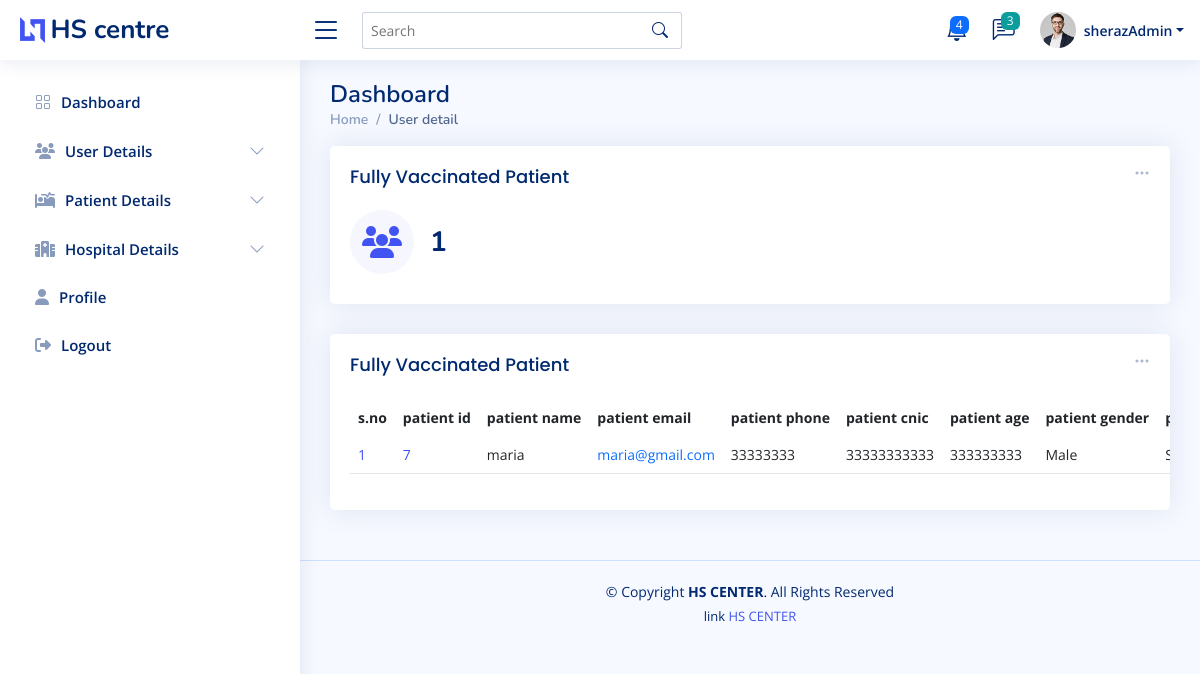
/admin_vaccinated_pat.php (signed in), run on an earlier commit of the app's database.
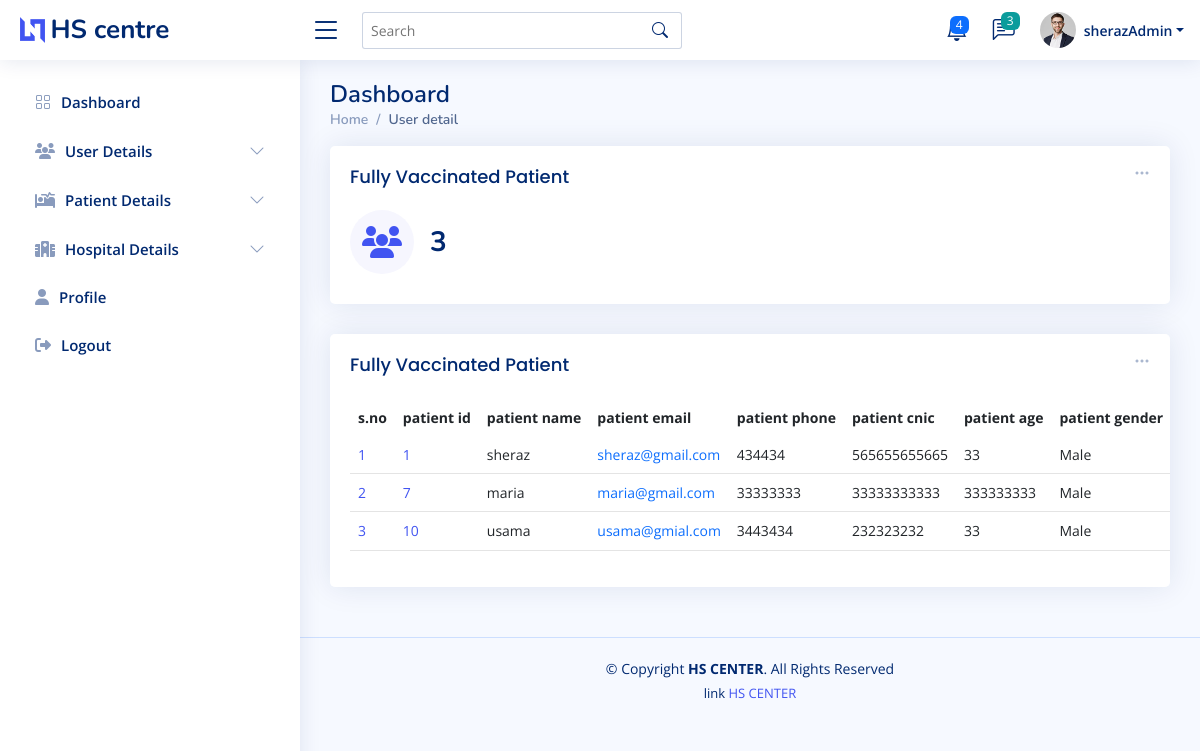
And on a later commit of the database.
### tables this page shows
CREATE TABLE `accept_patient` (
  `pateint_id` int(11) NOT NULL,
  `reg_pateint_id` int(11) NOT NULL,
  `patient_name` varchar(200) NOT NULL,
  `patient_email` varchar(200) NOT NULL,
  `patient_phone` varchar(255) NOT NULL,
  `patient_cnic` varchar(255) NOT NULL,
  `patient_age` varchar(222) NOT NULL,
  `patient_select_hos` varchar(222) NOT NULL,
  `patient_gender` varchar(222) NOT NULL,
  `patient_vacc` varchar(222) NOT NULL,
  `patient_app_day` varchar(222) NOT NULL,
  `pateint_dos_1` varchar(222) NOT NULL,
  `pateint_dos_2` varchar(222) NOT NULL,
  `pateint_dos_1_date` varchar(111) NOT NULL,
  `pateint_dos_2_date` varchar(111) NOT NULL
);

### admin_vaccinated_pat.php (the view, shortened to what this page needs)
<?php
require 'conn.php';
$fetch_vacc_PatientQ = "SELECT * FROM `accept_patient` WHERE `pateint_dos_1`='vaccinated' AND `pateint_dos_2`='vaccinated'";
$fetch_vacc_Patient = mysqli_query($conn,$fetch_vacc_PatientQ);
$total_vacc_Patient = mysqli_num_rows($fetch_vacc_Patient);
?>
<!DOCTYPE html>
<html lang="en">
<head>
  <?php require './component/_admin_link.php'?>
</head>
<body>
<?php require './component/_admin_nav.php';?>
  <main id="main" class="main " >
    <div class="pagetitle ">
      <h1>Dashboard</h1>
      <nav>
        <ol class="breadcrumb">
          <li class="breadcrumb-item"><a href="admin-index.php">Home</a></li>
          <li class="breadcrumb-item active">User detail</li>
        </ol>
      </nav>
    </div>
    <section class="section dashboard ">
      <div class="row ">
        <div class="col-lg-12">
          <div class="row ">
            <div class="col-xxl-4 col-md-6  w-100">
              <div class="card info-card sales-card">
                <div class="filter">
                  <a class="icon" href="#" data-bs-toggle="dropdown"><i class="bi bi-three-dots"></i></a>
                </div>
                <div class="card-body">
                  <h5 class="card-title">Fully Vaccinated Patient</h5>
                  <div class="d-flex align-items-center">
                    <div class="card-icon rounded-circle d-flex align-items-center justify-content-center">
                    <i class="fa-solid fa-users"></i>
                    </div>
                    <div class="ps-3">
                      <h6><?=$total_vacc_Patient?></h6>
                    </div>
                  </div>
                </div>
              </div>
            </div>
 <div class="col-12" >
              <div class="card recent-sales overflow-auto">
                <div class="filter">
                  <a class="icon" href="#" data-bs-toggle="dropdown"><i class="bi bi-three-dots"></i></a>
                </div>
                <div class="card-body">
                  <h5 class="card-title">Fully Vaccinated Patient</h5>
                  <table class="table table-borderless datatable" id="dowload_pdf">
                    <thead>
                      <tr>
                        <th scope="col">s.no</th>
                        <th scope="col">patient id</th>
                        <th scope="col">patient name</th>
                        <th scope="col">patient email</th>
                        <th scope="col">patient phone</th>
                        <th scope="col">patient cnic</th>
                        <th scope="col">patient age</th>
                        <th scope="col">patient gender</th>
                        <th scope="col">patient vaccine</th>
                      </tr>
                    </thead>
                    <tbody>
                    <?php
                    if($total_vacc_Patient  > 0){
                      while($app_patient_data = mysqli_fetch_assoc($fetch_vacc_Patient)){
                        $j+=1;
    echo '<tr>
    <td scope="row"><a href="#">'.$j.'</a></td>
    <td scope="row"><a href="#">'.$app_patient_data['reg_pateint_id'].'</a></td>
    <td>'.$app_patient_data['patient_name'].'</td>
    <td><a  class="text-primary">'.$app_patient_data['patient_email'].'</a></td>
    <td>'.$app_patient_data['patient_phone'].'</td>
    <td>'.$app_patient_data['patient_cnic'].'</td>
    <td>'.$app_patient_data['patient_age'].'</td>
    <td>'.$app_patient_data['patient_gender'].'</td>
    <td>'.$app_patient_data['patient_vacc'].'</td>
    <td>'.$app_patient_data['patient_app_day'].'</td>
    <td>'.$app_patient_data['patient_select_hos'].'</td>
    <td>'.$app_patient_data['pateint_dos_1'].'</td>
    <td>'.$app_patient_data['pateint_dos_1_date'].'</td>
    <td>'.$app_patient_data['pateint_dos_2'].'</td>
    <td>'.$app_patient_data['pateint_dos_1_date'].'</td>
    <td><a class="badge bg-success ">vaccinated</a></td>
  </tr>';
}
                    }
                    ?>
                    </tbody>
                  </table>
                </div>
              </div>
            </div>
          </div>
        </div>
      </div>
    </section>
  </main>
  <?php require './component/_admin_footer.php'?>
</body>
</html>

What changed in the data, as far as the page shows it:
now on this page (row edited): accept_patient: reg_pateint "1", patient_name "sheraz", patient_email "sheraz@gmail.com", patient_phone "434434", patient_cnic "565655655665", patient_age "33", patient_gender "Male"
added accept_patient: reg_pateint "10", patient_name "usama", patient_email "usama@gmial.com", patient_phone "3443434", patient_cnic "232323232", patient_age "33", patient_gender "Male"
Also different on the page:
$total_vacc_Patient: "1" → "3"
